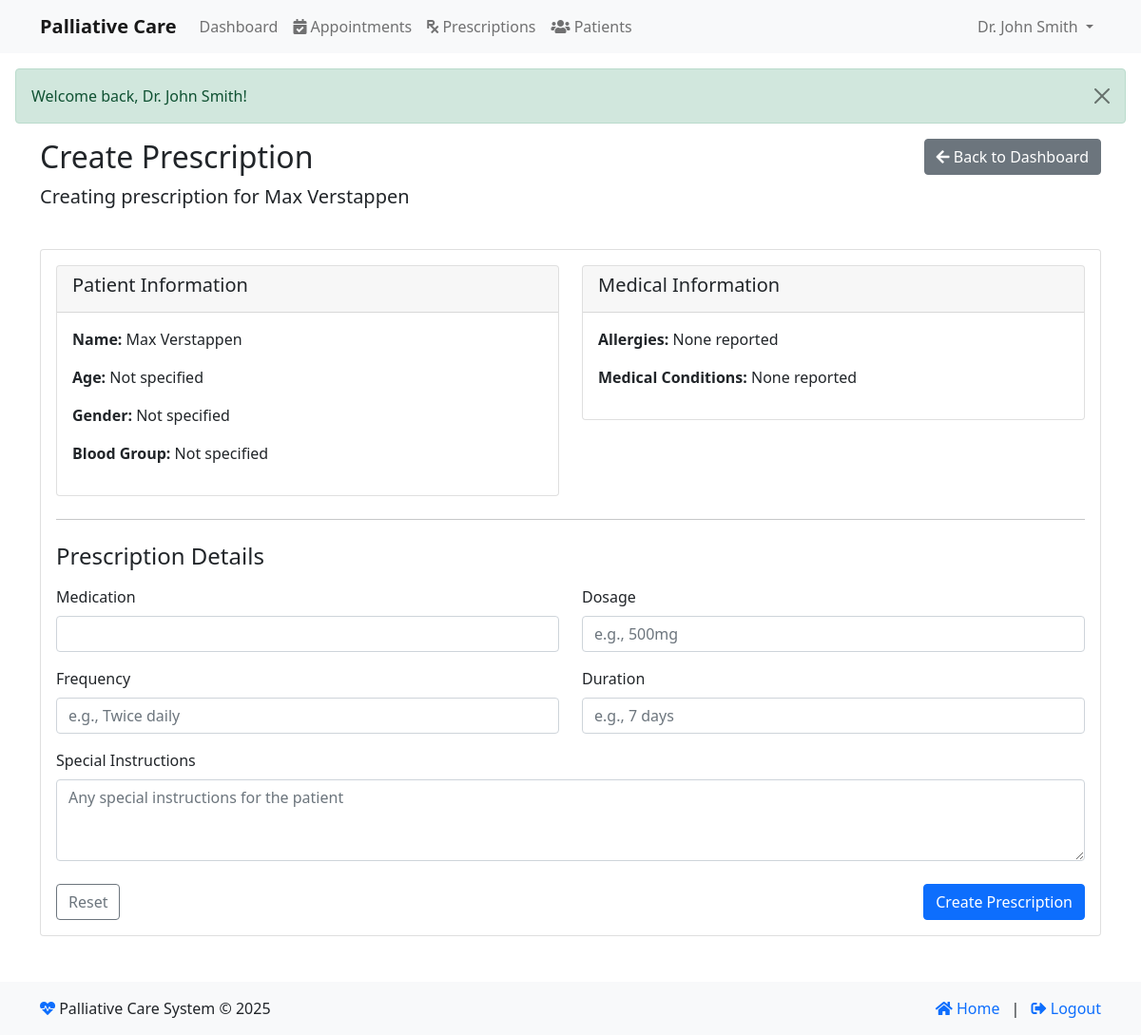
Screenshot of /index.php?module=doctor&action=create_prescription&patient_id=3 (signed in) with the database file from the repository.
### tables this page shows
CREATE TABLE IF NOT EXISTS `patients` (
  `id` int NOT NULL AUTO_INCREMENT,
  `user_id` int NOT NULL,
  `name` varchar(255) NOT NULL,
  `email` varchar(255) NOT NULL,
  `phone` varchar(20) DEFAULT NULL,
  `dob` date DEFAULT NULL,
  `gender` enum('male','female','other') DEFAULT NULL,
  `blood_group` varchar(5) DEFAULT NULL,
  `emergency_contact` varchar(255) DEFAULT NULL,
  `address` text,
  `medical_history` text,
  `created_at` timestamp NULL DEFAULT CURRENT_TIMESTAMP,
  `updated_at` timestamp NULL DEFAULT CURRENT_TIMESTAMP ON UPDATE CURRENT_TIMESTAMP,
  PRIMARY KEY (`id`),
  UNIQUE KEY `user_id` (`user_id`),
  UNIQUE KEY `email` (`email`)
);

### modules/base_controller.php (called while the page is built, shortened)
<?php
class BaseController {
    public function __construct() {
        require_once __DIR__ . '/../classes/Database.php';
        $this->db = Database::getInstance();
    }
    protected function render($view, $data = []) {
        extract($data);
        $view_file = "modules/" . strtolower(str_replace("Controller", "", get_class($this))) . "/views/{$view}.php";
        include $view_file;
    }
}

### classes/Database.php (called while the page is built, shortened)
<?php
class Database {
    private static $instance = null;
    private function __construct() {
        try {
            $dsn = "mysql:host=" . DB_HOST . ";dbname=" . DB_NAME . ";charset=utf8mb4";
            $options = [
                PDO::ATTR_ERRMODE => PDO::ERRMODE_EXCEPTION,
                PDO::ATTR_DEFAULT_FETCH_MODE => PDO::FETCH_ASSOC,
                PDO::ATTR_EMULATE_PREPARES => false,
                PDO::MYSQL_ATTR_INIT_COMMAND => "SET NAMES utf8mb4 COLLATE utf8mb4_unicode_ci"
            ];
            $this->connection = new PDO($dsn, DB_USER, DB_PASS, $options);
        } catch (PDOException $e) {
            error_log("Database connection error: " . $e->getMessage());
            throw new Exception("Could not connect to the database. Please try again later.");
        }
    }
    public static function getInstance() {
        if (self::$instance === null) {
            self::$instance = new self();
        }
        return self::$instance->connection;
    }
}

### modules/doctor/views/create_prescription.php (the view, shortened to what this page needs)
<!DOCTYPE html>
<html lang="en">
<head>
    <link href="https://cdn.jsdelivr.net/npm/bootstrap@5.1.3/dist/css/bootstrap.min.css" rel="stylesheet">
    <link href="https://cdnjs.cloudflare.com/ajax/libs/font-awesome/5.15.4/css/all.min.css" rel="stylesheet">
</head>
<body>
    <nav class="navbar navbar-expand-lg navbar-light bg-light">
        <div class="container">
            <a class="navbar-brand" href="index.php">Palliative Care</a>
            <div class="collapse navbar-collapse" id="navbarNav">
                <?php if (isset($_SESSION['user_id'])): ?>
                    <ul class="navbar-nav me-auto">
                        <li class="nav-item">
                            <a class="nav-link" href="index.php?module=<?php echo $_SESSION['user_type']; ?>&action=dashboard">
                                Dashboard
                            </a>
                        </li>
                        <?php if ($_SESSION['user_type'] === 'doctor'): ?>
                            <li class="nav-item">
                                <a class="nav-link" href="index.php?module=doctor&action=appointments">
                                    <i class="fas fa-calendar-check"></i> Appointments
                                </a>
                            </li>
                            <li class="nav-item">
                                <a class="nav-link" href="index.php?module=doctor&action=prescriptions">
                                    <i class="fas fa-prescription"></i> Prescriptions
                                </a>
                            </li>
                            <li class="nav-item">
                                <a class="nav-link" href="index.php?module=doctor&action=patients">
                                    <i class="fas fa-users"></i> Patients
                                </a>
                            </li>
                        <?php endif; ?>
                    </ul>
                    <ul class="navbar-nav">
                        <li class="nav-item dropdown">
                            <a class="nav-link dropdown-toggle" href="#" id="navbarDropdown" role="button" data-bs-toggle="dropdown" aria-expanded="false">
                                <?php echo htmlspecialchars($_SESSION['name']); ?>
                            </a>
                        </li>
                    </ul>
                <?php endif; ?>
            </div>
        </div>
    </nav>
    <?php if (isset($_SESSION['success'])): ?>
        <div class="alert alert-success alert-dismissible fade show m-3">
            <?php
            echo htmlspecialchars($_SESSION['success']);
            ?>
            <button type="button" class="btn-close" data-bs-dismiss="alert"></button>
        </div>
    <?php endif; ?>
<div class="container">
    <div class="row mb-4">
        <div class="col-md-8">
            <h2>Create Prescription</h2>
            <p class="lead">
                <?php if (isset($patient)): ?>
                    Creating prescription for <?php echo htmlspecialchars($patient['name']); ?>
                <?php else: ?>
                    Create a new prescription for a patient
                <?php endif; ?>
            </p>
        </div>
        <div class="col-md-4 text-end">
            <a href="index.php?module=doctor&action=dashboard" class="btn btn-secondary">
                <i class="fas fa-arrow-left"></i> Back to Dashboard
            </a>
        </div>
    </div>
    <div class="card">
        <div class="card-body">
            <form method="post" action="index.php?module=doctor&action=create_prescription<?php echo isset($patient_id) ? '&patient_id=' . $patient_id : ''; ?>">
                <?php if (!isset($patient)): ?>
                <div class="mb-4">
                    <label for="patient_id" class="form-label">Select Patient</label>
                    <select name="patient_id" id="patient_id" class="form-select" required>
                        <option value="">-- Select Patient --</option>
                        <?php foreach ($patients as $p): ?>
                            <option value="<?php echo $p['id']; ?>">
                                <?php echo htmlspecialchars($p['name']); ?>
                            </option>
                        <?php endforeach; ?>
                    </select>
                </div>
                <?php else: ?>
                    <div class="row mb-4">
                        <div class="col-md-6">
                            <div class="card">
                                <div class="card-header">
                                    <h5>Patient Information</h5>
                                </div>
                                <div class="card-body">
                                    <p><strong>Name:</strong> <?php echo htmlspecialchars($patient['name']); ?></p>
                                    <p><strong>Age:</strong>
                                        <?php
                                        if (!empty($patient['date_of_birth'])) {
                                            $dob = new DateTime($patient['date_of_birth']);
                                            $now = new DateTime();
                                            $age = $now->diff($dob)->y;
                                            echo $age . ' years';
                                        } else {
                                            echo 'Not specified';
                                        }
                                        ?>
                                    </p>
                                    <p><strong>Gender:</strong> <?php echo htmlspecialchars(ucfirst($patient['gender'] ?? 'Not specified')); ?></p>
                                    <p><strong>Blood Group:</strong> <?php echo htmlspecialchars($patient['blood_group'] ?? 'Not specified'); ?></p>
                                </div>
                            </div>
                        </div>
                        <div class="col-md-6">
                            <div class="card">
                                <div class="card-header">
                                    <h5>Medical Information</h5>
                                </div>
                                <div class="card-body">
                                    <p><strong>Allergies:</strong> <?php echo htmlspecialchars($patient['allergies'] ?? 'None reported'); ?></p>
                                    <p><strong>Medical Conditions:</strong> <?php echo htmlspecialchars($patient['medical_conditions'] ?? 'None reported'); ?></p>
                                </div>
                            </div>
                        </div>
                    </div>
                <?php endif; ?>
                <hr class="my-4">
                <h4 class="mb-3">Prescription Details</h4>
                <div class="row mb-3">
                    <div class="col-md-6">
                        <label for="medication" class="form-label">Medication</label>
                        <input type="text" class="form-control" id="medication" name="medication" required>
                    </div>
                    <div class="col-md-6">
                        <label for="dosage" class="form-label">Dosage</label>
                        <input type="text" class="form-control" id="dosage" name="dosage" placeholder="e.g., 500mg" required>
                    </div>
                </div>
                <div class="row mb-3">
                    <div class="col-md-6">
                        <label for="frequency" class="form-label">Frequency</label>
                        <input type="text" class="form-control" id="frequency" name="frequency" placeholder="e.g., Twice daily" required>
                    </div>
                    <div class="col-md-6">
                        <label for="duration" class="form-label">Duration</label>
                        <input type="text" class="form-control" id="duration" name="duration" placeholder="e.g., 7 days" required>
                    </div>
                </div>
                <div class="mb-4">
                    <label for="instructions" class="form-label">Special Instructions</label>
                    <textarea class="form-control" id="instructions" name="instructions" rows="3" placeholder="Any special instructions for the patient"></textarea>
                </div>
                <div class="d-flex justify-content-between">
                    <button type="reset" class="btn btn-outline-secondary">Reset</button>
                    <button type="submit" class="btn btn-primary">Create Prescription</button>
                </div>
            </form>
        </div>
    </div>
</div>
<footer class="footer bg-light mt-5 py-3">
    <div class="container">
        <div class="row">
            <div class="col-md-6">
                <p class="mb-0">
                    <i class="fas fa-heartbeat text-primary"></i> Palliative Care System &copy; <?php echo date('Y'); ?>
                </p>
            </div>
            <div class="col-md-6 text-md-end">
                <p class="mb-0">
                    <a href="index.php" class="text-decoration-none">
                        <i class="fas fa-home"></i> Home
                    </a>
                    <?php if (isset($_SESSION['user_id'])): ?>
                    <span class="mx-2">|</span>
                    <a href="logout.php" class="text-decoration-none">
                        <i class="fas fa-sign-out-alt"></i> Logout
                    </a>
                    <?php endif; ?>
                </p>
            </div>
        </div>
    </div>
</footer>
</body>
</html>

### modules/doctor/views/create_prescription.php (style rules this page uses)
.navbar-brand { font-weight: bold; }
.nav-link { color: #333; }
.card { transition: transform 0.2s; }

### rows the page displays
patients: name "Max Verstappen", gender "Not specified", blood_group "Not specified"

### other values shown
$_SESSION['name'] "Dr. John Smith"
$_SESSION['success'] "Welcome back, Dr. John Smith!"
$patient['allergies'] "None reported"
$patient['medical_conditions'] "None reported"
